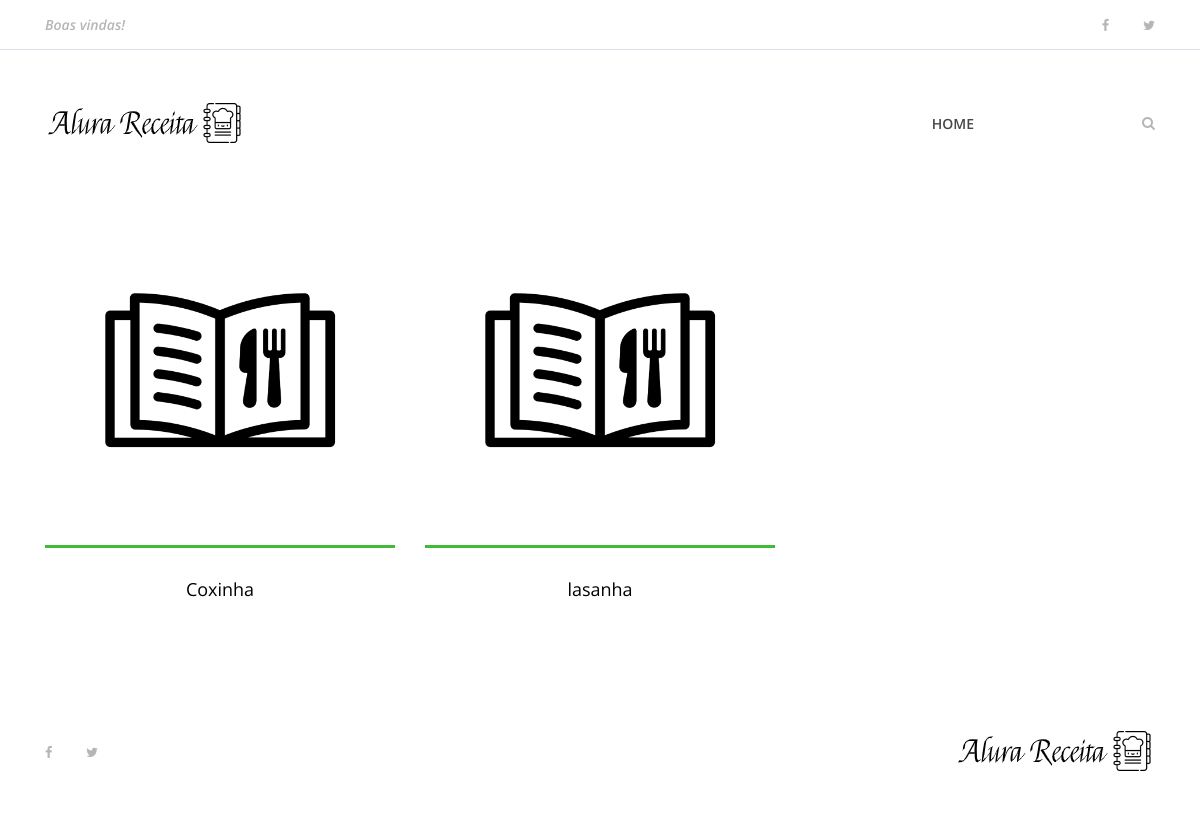
Before: /index/ with the older database file.
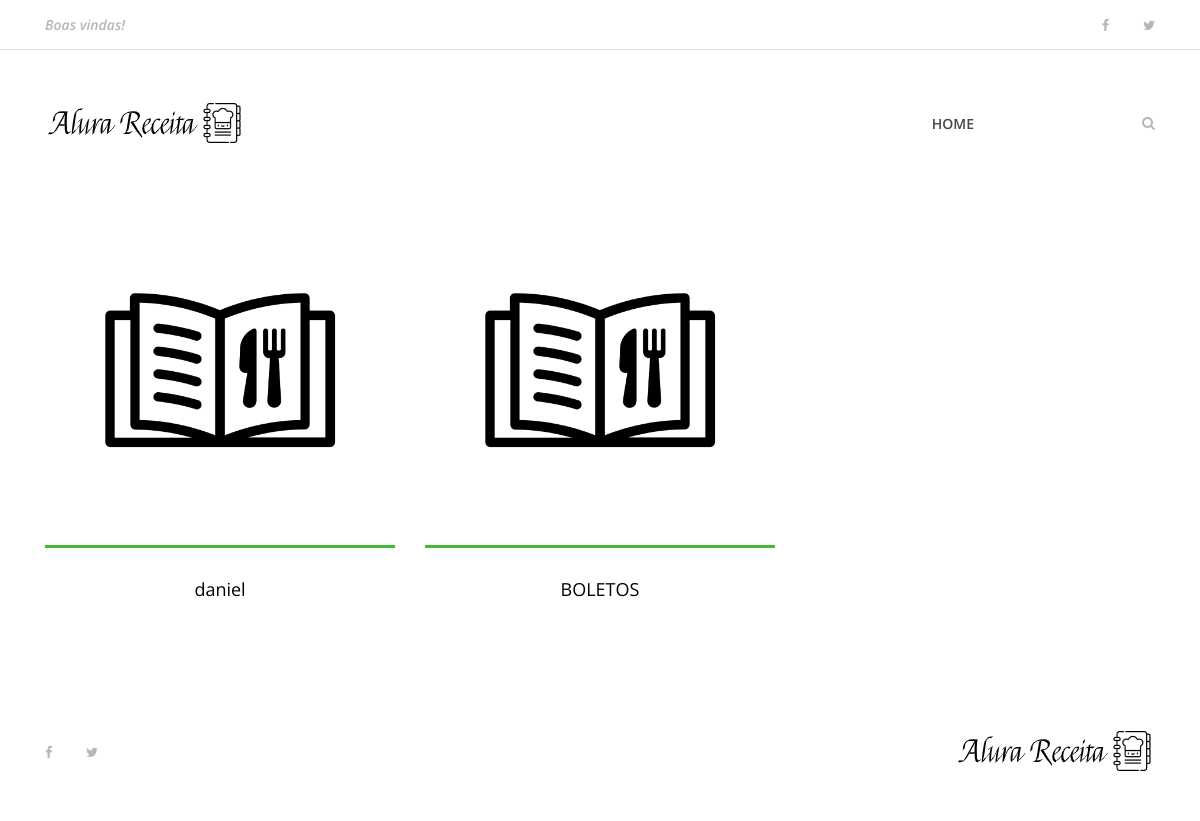
After: the same page with the newer database file.
### bolos/models.py (models this page shows, shortened)
class Receita(models.Model):
    Nome_Receita = models.CharField(max_length=50, choices=TYPOS)
    Ingredientees = models.TextField(max_length=300)
    Preparo = models.CharField(max_length=50)
    Rendimento = models.CharField(max_length=50)
    Categoria = models.CharField(max_length=50)
    Por = models.CharField(max_length=50)
    Modo_preparo = models.TextField(max_length=500)
    Date_Receita = models.DateTimeField(default=datetime.now, blank=True)

### bolos/views.py (the view)
# urls.py: path('index/', views.index, name= 'index'),
def index(request):
    mos = Receita.objects.all()
    return render (request, 'bolos/index.html', {'mos': mos})

### bolos/templates/bolos/index.html (shortened to what this page needs)
    {% extends 'base.html' %}
    {% load static %}
    {% block content %}
    <header class="header-area">
        <div class="top-header-area">
            <div class="container h-100">
                <div class="row h-100 align-items-center justify-content-between">
                    <div class="col-12 col-sm-6">
                        <div class="breaking-news">
                            <div id="breakingNewsTicker" class="ticker">
                                <ul>
                                    <li><a href="">Boas vindas!</a></li>
                                </ul>
                            </div>
                        </div>
                    </div>
                    <div class="col-12 col-sm-6">
                        <div class="top-social-info text-right">
                            <a href=""><i class="fa fa-facebook" aria-hidden="true"></i></a>
                            <a href=""><i class="fa fa-twitter" aria-hidden="true"></i></a>
                        </div>
                    </div>
                </div>
            </div>
        </div>
        <div class="delicious-main-menu">
            <div class="classy-nav-container breakpoint-off">
                <div class="container">
                    <nav class="classy-navbar justify-content-between" id="deliciousNav">
                        <a class="nav-brand" href="{% url 'index' %}"><img src="{% static 'img/core-img/logo.png' %}" alt=""></a>
                        <div class="classy-menu">
                            <div class="classynav">
                                <ul>
                                    <li><a href="{% url 'index' %}">Home</a></li>
                                </ul>
                                <div class="search-btn">
                                    <i class="fa fa-search" aria-hidden="true"></i>
                                </div>
                            </div>
                        </div>
                    </nav>
                </div>
            </div>
        </div>
    </header>
    <section class="best-receipe-area">
        <div class="container">
            <div class="row">
                {% if  mos %}
                {% for mos in mos %}
                <div class="col-12 col-sm-6 col-lg-4">
                    <div class="single-best-receipe-area mb-30">
                        <img src="{% static 'img/bg-img/foto_receita.png' %}" alt="">
                        <div class="receipe-content">
                            <a href="{% url 'receita' mos.id %}">
                                <h5>{{mos.Nome_Receita}}</h5>
                            </a>
                        </div>
                    </div>
                </div>
                {% endfor %}
                {% endif %}
            </div>
        </div>
    </section>
    <footer class="footer-area">
        <div class="container h-100">
            <div class="row h-100">
                <div class="col-12 h-100 d-flex flex-wrap align-items-center justify-content-between">
                    <div class="footer-social-info text-right">
                        <a href="#"><i class="fa fa-facebook" aria-hidden="true"></i></a>
                        <a href="#"><i class="fa fa-twitter" aria-hidden="true"></i></a>
                    </div>
                    <div class="footer-logo">
                        <a href="{% url 'index' %}"><img src="{% static 'img/core-img/logo.png' %}" alt=""></a>
                    </div>
                </div>
            </div>
        </div>
    </footer>
    {% endblock content %}

### bolos/templates/base.html (shortened to what this page needs)
{% load static %}
<!DOCTYPE html>
<html lang="en">
<head>
    <link rel="stylesheet" href="{% static 'site.css' %}">
</head>
<body>
    {% block content %}
    {% endblock content %}
</body>
</html>

### static/site.css (style rules this page uses)
* { margin: 0; padding: 0; }
body { font-family: "Open Sans", sans-serif; font-size: 14px; }
h1, h2, h3, h4, h5, h6 { color: #000000; line-height: 1.3; font-weight: 600; }
a, a:hover, a:focus { -webkit-transition-duration: 500ms; transition-duration: 500ms; text-decoration: none; outline: 0 solid transparent; color: #000000; font-weight: 600; font-size: 14px; color: #474747; }
ul, ol { margin: 0; }
ul li, ol li { list-style: none; }
img { height: auto; max-width: 100%; }
.mb-30 { margin-bottom: 30px !important; }
.header-area { position: relative; z-index: 100; width: 100%; }
.header-area .top-header-area { width: 100%; height: 50px; background-color: #ffffff; border-bottom: 1px solid #dddee9; }
.header-area .top-header-area .breaking-news { position: relative; z-index: 1; }
.header-area .top-header-area .breaking-news .ticker { width: 100%; text-align: left; position: relative; overflow: hidden; }
.header-area .top-header-area .breaking-news .ticker ul { width: 100%; position: relative; z-index: 1; }
.header-area .top-header-area .breaking-news .ticker ul li { display: none; width: 100%; }
.header-area .top-header-area .breaking-news .ticker ul li a { font-size: 14px; color: #b6b6b6; font-style: italic; }
.header-area .top-header-area .top-social-info a { display: inline-block; color: #b6b6b6; font-size: 13px; margin-right: 30px; }
.header-area .top-header-area .top-social-info a:last-child { margin-right: 0; }
.header-area .delicious-main-menu { position: relative; width: 100%; z-index: 100; height: 145px; }
.header-area .delicious-main-menu .classy-nav-container { background-color: transparent; }
.header-area .delicious-main-menu .classy-navbar { height: 145px; padding: 0; }
.header-area .delicious-main-menu .classy-navbar .classynav ul li a { font-weight: 600; }
.header-area .delicious-main-menu .classy-navbar .classynav > ul > li > a { text-transform: uppercase; padding: 12px 18px 11px; background-color: transparent; border-bottom: 3px solid transparent; line-height: 1; color: #474747; font-weight: 600; }
.header-area .delicious-main-menu .classynav .search-btn { color: #b6b6b6; margin-left: 150px; cursor: pointer; -webkit-transition-duration: 500ms; transition-duration: 500ms; }
.header-area .delicious-main-menu .classynav .search-btn i { -webkit-transition-duration: 500ms; transition-duration: 500ms; }
.best-receipe-area { position: relative; z-index: 1; padding-bottom: 50px; }
.single-best-receipe-area { position: relative; z-index: 1; }
.single-best-receipe-area img { border-bottom: 3px solid #40ba37; }
.single-best-receipe-area .receipe-content { padding-top: 30px; text-align: center; }
.single-best-receipe-area .receipe-content h5 { font-size: 18px; margin-bottom: 10px; font-weight: 400; -webkit-transition-duration: 500ms; transition-duration: 500ms; }
.footer-area { position: relative; z-index: 1; width: 100%; height: 140px; background-color: #ffffff; }
.footer-area .footer-social-info { padding-right: 15px; }
.footer-area .footer-social-info a { display: inline-block; color: #b6b6b6; font-size: 13px; margin-right: 30px; }
.footer-area .footer-social-info a:last-child { margin-right: 0; }

Changed rows visible on the page:
removed Receita: Nome_Receita "Coxinha"
removed Receita: Nome_Receita "lasanha"
added Receita: Nome_Receita "daniel"
added Receita: Nome_Receita "BOLETOS"
